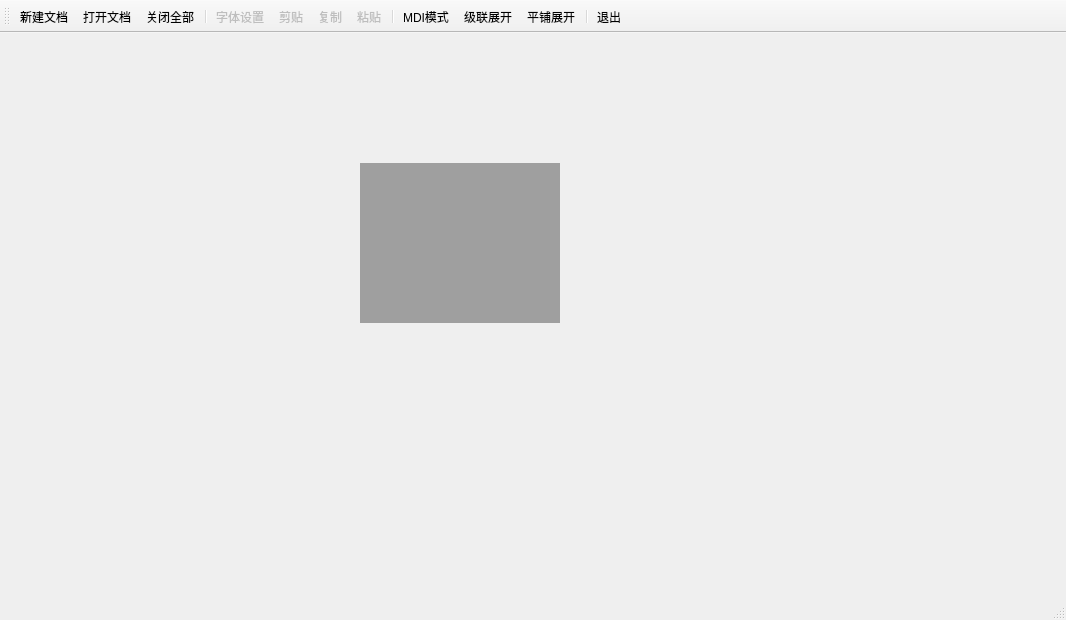
<?xml version="1.0" encoding="UTF-8"?>
<ui version="4.0">
 <class>mdi_app_window</class>
 <widget class="QMainWindow" name="mdi_app_window">
  <property name="geometry">
   <rect>
    <x>0</x>
    <y>0</y>
    <width>1066</width>
    <height>620</height>
   </rect>
  </property>
  <property name="windowTitle">
   <string>mdi_app_window</string>
  </property>
  <widget class="QWidget" name="centralwidget">
   <widget class="QMdiArea" name="mdiArea">
    <property name="geometry">
     <rect>
      <x>360</x>
      <y>130</y>
      <width>200</width>
      <height>160</height>
     </rect>
    </property>
   </widget>
  </widget>
  <widget class="QStatusBar" name="statusbar"/>
  <widget class="QToolBar" name="toolBar">
   <property name="windowTitle">
    <string>toolBar</string>
   </property>
   <property name="toolButtonStyle">
    <enum>Qt::ToolButtonTextUnderIcon</enum>
   </property>
   <attribute name="toolBarArea">
    <enum>TopToolBarArea</enum>
   </attribute>
   <attribute name="toolBarBreak">
    <bool>false</bool>
   </attribute>
   <addaction name="actionNew"/>
   <addaction name="actionOpen"/>
   <addaction name="actionCloseAll"/>
   <addaction name="separator"/>
   <addaction name="actionFont"/>
   <addaction name="actionCut"/>
   <addaction name="actionCopy"/>
   <addaction name="actionPaste"/>
   <addaction name="separator"/>
   <addaction name="actionMDI"/>
   <addaction name="actionCascade"/>
   <addaction name="actionTiles"/>
   <addaction name="separator"/>
   <addaction name="actionQuit"/>
  </widget>
  <action name="actionNew">
   <property name="icon">
    <iconset resource="mdi_app_window.qrc">
     <normaloff>:/images/mdi_icon/100.bmp</normaloff>:/images/mdi_icon/100.bmp</iconset>
   </property>
   <property name="text">
    <string>新建文档</string>
   </property>
  </action>
  <action name="actionOpen">
   <property name="icon">
    <iconset resource="mdi_app_window.qrc">
     <normaloff>:/images/mdi_icon/122.bmp</normaloff>:/images/mdi_icon/122.bmp</iconset>
   </property>
   <property name="text">
    <string>打开文档</string>
   </property>
  </action>
  <action name="actionCloseAll">
   <property name="icon">
    <iconset resource="mdi_app_window.qrc">
     <normaloff>:/images/mdi_icon/128.bmp</normaloff>:/images/mdi_icon/128.bmp</iconset>
   </property>
   <property name="text">
    <string>关闭全部</string>
   </property>
  </action>
  <action name="actionFont">
   <property name="enabled">
    <bool>false</bool>
   </property>
   <property name="icon">
    <iconset resource="mdi_app_window.qrc">
     <normaloff>:/images/mdi_icon/506.bmp</normaloff>:/images/mdi_icon/506.bmp</iconset>
   </property>
   <property name="text">
    <string>字体设置</string>
   </property>
  </action>
  <action name="actionCut">
   <property name="enabled">
    <bool>false</bool>
   </property>
   <property name="icon">
    <iconset resource="mdi_app_window.qrc">
     <normaloff>:/images/mdi_icon/200.bmp</normaloff>:/images/mdi_icon/200.bmp</iconset>
   </property>
   <property name="text">
    <string>剪贴</string>
   </property>
  </action>
  <action name="actionCopy">
   <property name="enabled">
    <bool>false</bool>
   </property>
   <property name="icon">
    <iconset resource="mdi_app_window.qrc">
     <normaloff>:/images/mdi_icon/202.bmp</normaloff>:/images/mdi_icon/202.bmp</iconset>
   </property>
   <property name="text">
    <string>复制</string>
   </property>
  </action>
  <action name="actionPaste">
   <property name="enabled">
    <bool>false</bool>
   </property>
   <property name="icon">
    <iconset resource="mdi_app_window.qrc">
     <normaloff>:/images/mdi_icon/204.bmp</normaloff>:/images/mdi_icon/204.bmp</iconset>
   </property>
   <property name="text">
    <string>粘贴</string>
   </property>
  </action>
  <action name="actionMDI">
   <property name="checkable">
    <bool>true</bool>
   </property>
   <property name="icon">
    <iconset resource="mdi_app_window.qrc">
     <normaloff>:/images/mdi_icon/230.bmp</normaloff>:/images/mdi_icon/230.bmp</iconset>
   </property>
   <property name="text">
    <string>MDI模式</string>
   </property>
  </action>
  <action name="actionCascade">
   <property name="icon">
    <iconset resource="mdi_app_window.qrc">
     <normaloff>:/images/mdi_icon/400.bmp</normaloff>:/images/mdi_icon/400.bmp</iconset>
   </property>
   <property name="text">
    <string>级联展开</string>
   </property>
  </action>
  <action name="actionTiles">
   <property name="icon">
    <iconset resource="mdi_app_window.qrc">
     <normaloff>:/images/mdi_icon/406.bmp</normaloff>:/images/mdi_icon/406.bmp</iconset>
   </property>
   <property name="text">
    <string>平铺展开</string>
   </property>
  </action>
  <action name="actionQuit">
   <property name="icon">
    <iconset resource="mdi_app_window.qrc">
     <normaloff>:/images/mdi_icon/132.bmp</normaloff>:/images/mdi_icon/132.bmp</iconset>
   </property>
   <property name="text">
    <string>退出</string>
   </property>
  </action>
 </widget>
 <resources>
  <include location="mdi_app_window.qrc"/>
 </resources>
 <connections>
  <connection>
   <sender>actionQuit</sender>
   <signal>triggered()</signal>
   <receiver>mdi_app_window</receiver>
   <slot>close()</slot>
   <hints>
    <hint type="sourcelabel">
     <x>-1</x>
     <y>-1</y>
    </hint>
    <hint type="destinationlabel">
     <x>525</x>
     <y>262</y>
    </hint>
   </hints>
  </connection>
 </connections>
</ui>
